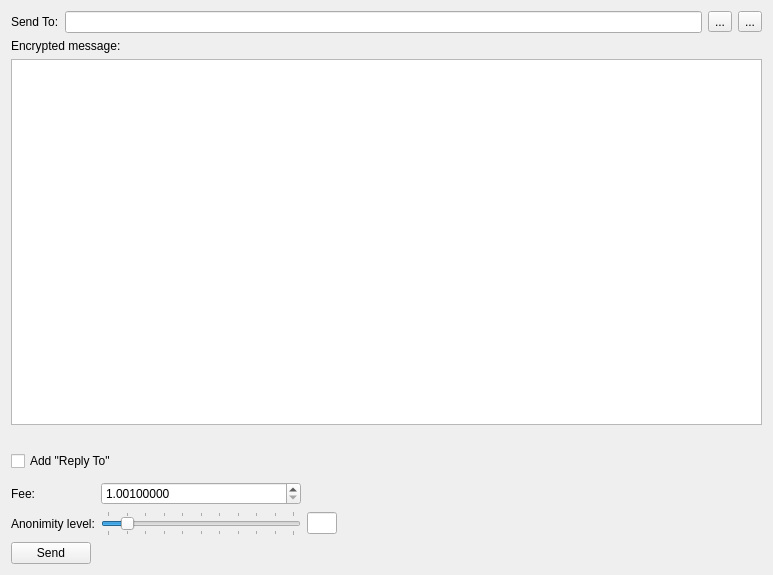
<?xml version="1.0" encoding="UTF-8"?>
<ui version="4.0">
 <class>SendMessageFrame</class>
 <widget class="QFrame" name="SendMessageFrame">
  <property name="geometry">
   <rect>
    <x>0</x>
    <y>0</y>
    <width>773</width>
    <height>575</height>
   </rect>
  </property>
  <property name="windowTitle">
   <string>Frame</string>
  </property>
  <property name="frameShape">
   <enum>QFrame::NoFrame</enum>
  </property>
  <property name="frameShadow">
   <enum>QFrame::Raised</enum>
  </property>
  <layout class="QVBoxLayout" name="verticalLayout">
   <item>
    <layout class="QHBoxLayout" name="horizontalLayout_2">
     <item>
      <widget class="QLabel" name="label">
       <property name="text">
        <string>Send To:</string>
       </property>
      </widget>
     </item>
     <item>
      <widget class="QLineEdit" name="m_addressEdit"/>
     </item>
     <item>
      <widget class="QToolButton" name="m_addressBookButton">
       <property name="text">
        <string>...</string>
       </property>
       <property name="icon">
        <iconset resource="../../resources.qrc">
         <normaloff>:/icons/address-book</normaloff>:/icons/address-book</iconset>
       </property>
      </widget>
     </item>
     <item>
      <widget class="QToolButton" name="m_pasteButton">
       <property name="text">
        <string>...</string>
       </property>
       <property name="icon">
        <iconset resource="../../resources.qrc">
         <normaloff>:/icons/paste</normaloff>:/icons/paste</iconset>
       </property>
      </widget>
     </item>
    </layout>
   </item>
   <item>
    <widget class="QLabel" name="label_3">
     <property name="text">
      <string>Encrypted message:</string>
     </property>
    </widget>
   </item>
   <item>
    <widget class="QTextEdit" name="m_messageTextEdit">
     <property name="html">
      <string notr="true">&lt;!DOCTYPE HTML PUBLIC &quot;-//W3C//DTD HTML 4.0//EN&quot; &quot;http://www.w3.org/TR/REC-html40/strict.dtd&quot;&gt;
&lt;html&gt;&lt;head&gt;&lt;meta name=&quot;qrichtext&quot; content=&quot;1&quot; /&gt;&lt;style type=&quot;text/css&quot;&gt;
p, li { white-space: pre-wrap; }
&lt;/style&gt;&lt;/head&gt;&lt;body style=&quot; font-family:'.Helvetica Neue DeskInterface'; font-size:13pt; font-weight:400; font-style:normal;&quot;&gt;
&lt;p style=&quot;-qt-paragraph-type:empty; margin-top:0px; margin-bottom:0px; margin-left:0px; margin-right:0px; -qt-block-indent:0; text-indent:0px;&quot;&gt;&lt;br /&gt;&lt;/p&gt;&lt;/body&gt;&lt;/html&gt;</string>
     </property>
    </widget>
   </item>
   <item>
    <spacer name="verticalSpacer">
     <property name="orientation">
      <enum>Qt::Vertical</enum>
     </property>
     <property name="sizeType">
      <enum>QSizePolicy::Fixed</enum>
     </property>
     <property name="sizeHint" stdset="0">
      <size>
       <width>20</width>
       <height>20</height>
      </size>
     </property>
    </spacer>
   </item>
   <item>
    <layout class="QHBoxLayout" name="horizontalLayout_3">
     <property name="topMargin">
      <number>0</number>
     </property>
     <item>
      <widget class="QCheckBox" name="m_addReplyToCheck">
       <property name="text">
        <string>Add &quot;Reply To&quot;</string>
       </property>
      </widget>
     </item>
    </layout>
   </item>
   <item>
    <layout class="QGridLayout" name="gridLayout">
     <property name="topMargin">
      <number>5</number>
     </property>
     <item row="1" column="1">
      <widget class="QSlider" name="m_mixinSlider">
       <property name="maximumSize">
        <size>
         <width>200</width>
         <height>16777215</height>
        </size>
       </property>
       <property name="maximum">
        <number>10</number>
       </property>
       <property name="pageStep">
        <number>1</number>
       </property>
       <property name="value">
        <number>1</number>
       </property>
       <property name="tracking">
        <bool>false</bool>
       </property>
       <property name="orientation">
        <enum>Qt::Horizontal</enum>
       </property>
       <property name="tickPosition">
        <enum>QSlider::TicksBothSides</enum>
       </property>
       <property name="tickInterval">
        <number>1</number>
       </property>
      </widget>
     </item>
     <item row="1" column="0">
      <widget class="QLabel" name="label_2">
       <property name="text">
        <string>Anonimity level:</string>
       </property>
      </widget>
     </item>
     <item row="1" column="2">
      <widget class="QLineEdit" name="m_mixinEdit">
       <property name="maximumSize">
        <size>
         <width>30</width>
         <height>16777215</height>
        </size>
       </property>
       <property name="text">
        <string notr="true"/>
       </property>
       <property name="maxLength">
        <number>5</number>
       </property>
       <property name="alignment">
        <set>Qt::AlignCenter</set>
       </property>
       <property name="readOnly">
        <bool>true</bool>
       </property>
      </widget>
     </item>
     <item row="1" column="3">
      <spacer name="horizontalSpacer">
       <property name="orientation">
        <enum>Qt::Horizontal</enum>
       </property>
       <property name="sizeType">
        <enum>QSizePolicy::Expanding</enum>
       </property>
       <property name="sizeHint" stdset="0">
        <size>
         <width>298</width>
         <height>20</height>
        </size>
       </property>
      </spacer>
     </item>
     <item row="0" column="0">
      <widget class="QLabel" name="label_4">
       <property name="text">
        <string>Fee:</string>
       </property>
      </widget>
     </item>
     <item row="0" column="1">
      <widget class="QDoubleSpinBox" name="m_feeSpin">
       <property name="decimals">
        <number>8</number>
       </property>
       <property name="minimum">
        <double>1.001000000000000</double>
       </property>
       <property name="maximum">
        <double>1000000000000000000.000000000000000</double>
       </property>
       <property name="singleStep">
        <double>0.010000000000000</double>
       </property>
       <property name="value">
        <double>1.001000000000000</double>
       </property>
      </widget>
     </item>
    </layout>
   </item>
   <item>
    <layout class="QHBoxLayout" name="horizontalLayout">
     <item>
      <widget class="QPushButton" name="m_sendButton">
       <property name="text">
        <string>Send</string>
       </property>
       <property name="icon">
        <iconset resource="../../resources.qrc">
         <normaloff>:/icons/send</normaloff>:/icons/send</iconset>
       </property>
      </widget>
     </item>
     <item>
      <spacer name="horizontalSpacer_2">
       <property name="orientation">
        <enum>Qt::Horizontal</enum>
       </property>
       <property name="sizeHint" stdset="0">
        <size>
         <width>40</width>
         <height>20</height>
        </size>
       </property>
      </spacer>
     </item>
     <item>
      <widget class="QLabel" name="m_tickerLabel">
       <property name="text">
        <string notr="true"/>
       </property>
      </widget>
     </item>
    </layout>
   </item>
  </layout>
 </widget>
 <resources>
  <include location="../../resources.qrc"/>
 </resources>
 <connections>
  <connection>
   <sender>m_addressBookButton</sender>
   <signal>clicked()</signal>
   <receiver>SendMessageFrame</receiver>
   <slot>addressBookClicked()</slot>
   <hints>
    <hint type="sourcelabel">
     <x>712</x>
     <y>25</y>
    </hint>
    <hint type="destinationlabel">
     <x>386</x>
     <y>287</y>
    </hint>
   </hints>
  </connection>
  <connection>
   <sender>m_pasteButton</sender>
   <signal>clicked()</signal>
   <receiver>SendMessageFrame</receiver>
   <slot>pasteClicked()</slot>
   <hints>
    <hint type="sourcelabel">
     <x>746</x>
     <y>25</y>
    </hint>
    <hint type="destinationlabel">
     <x>386</x>
     <y>287</y>
    </hint>
   </hints>
  </connection>
  <connection>
   <sender>m_sendButton</sender>
   <signal>clicked()</signal>
   <receiver>SendMessageFrame</receiver>
   <slot>sendClicked()</slot>
   <hints>
    <hint type="sourcelabel">
     <x>58</x>
     <y>503</y>
    </hint>
    <hint type="destinationlabel">
     <x>386</x>
     <y>287</y>
    </hint>
   </hints>
  </connection>
  <connection>
   <sender>m_mixinSlider</sender>
   <signal>valueChanged(int)</signal>
   <receiver>SendMessageFrame</receiver>
   <slot>mixinValueChanged(int)</slot>
   <hints>
    <hint type="sourcelabel">
     <x>217</x>
     <y>548</y>
    </hint>
    <hint type="destinationlabel">
     <x>386</x>
     <y>287</y>
    </hint>
   </hints>
  </connection>
 </connections>
 <slots>
  <slot>addressBookClicked()</slot>
  <slot>pasteClicked()</slot>
  <slot>sendClicked()</slot>
  <slot>mixinValueChanged(int)</slot>
 </slots>
</ui>
